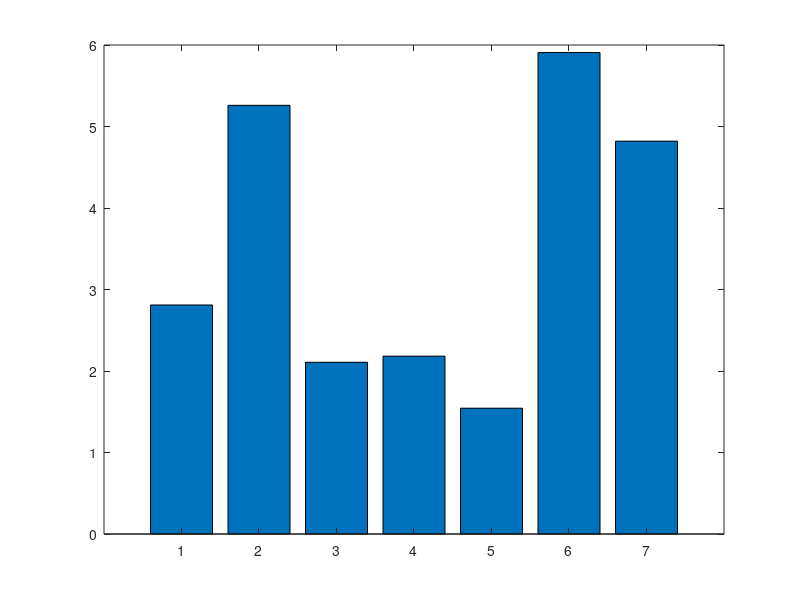

Reproduce this figure in MATLAB. (Note: this script raises an error after producing the figure.)
% Component Sizing Math

clc; clear; close all;

% LiOH
m_LiOH = 23.95; %g/mol
m_CO2 = 44.01; %g/mol

lioh_per_co2 = (2*m_LiOH)/m_CO2;
co2_per_lioh = 1/lioh_per_co2;


% Reference - Apollo 15-17 8hr LiOH Canister
m_tot_ref = 2.81; % kg - PLSS Cartridge from launch stowage
m_sorb_ref = 1.42; %kg - LiOH sorbent from Apollo journal
bed_utilization_8hrcanister = 0.50; % 50% reaction completion for 8hr EVA - from NASA tech report (19720017483)
bed_utilization_4hrcanister = 0.35;
% utilization: how lioh can become lithium carbonate
% removal efficiency: how much co2 can be captured

m_co2load_ref = m_sorb_ref * co2_per_lioh * bed_utilization_8hrcanister;

m_house_ref = m_tot_ref - m_sorb_ref;

%%%%%%%%%%%%%%%%%%%%%%%%%%%%%%%%%%%%%%%%%%%%%%%%%%%%%%%%%%%%%%%%%%%%%%%%%%%
% Mars model
m_co2load_mars = 0.91; %kg over 8hrs - from NEW EVA
scaling_ratio = m_co2load_mars/m_co2load_ref;

m_sorb_mars = m_sorb_ref * scaling_ratio;

m_house_mars = m_house_ref * (m_sorb_mars/m_sorb_ref)^(2/3); % scale up only volume, not thikness

m_tot_mars = m_sorb_mars + m_house_mars;


fprintf('m_tot_apollo = %g\n', m_tot_ref)
fprintf('m_tot_mars dry = %g\n', m_tot_mars)




%%%%%%%%%%%%%%%%%%%%%%%%%%%%%%%%%%%%%%%%%%%%%%%%%%%%%%%%%%%%%%%%%%%%%%%%%%%
% Segments! Splitting the 8hr upper bound directly in half to account for "short EVAs"
% Assume: short EVA = half of 8hr upper bound --> m_4hr_co2load = m_mars_co2_load/2
% 4 hour EVA:
m_co2load_4hrs = m_co2load_mars/2;

m_tot_ref_4hrs = 2.107; % kg - Apollo 11-14 (with charcoal filter - charcoal and ammonasorb do different jobs!)
m_sorb_ref_4hrs = 1.36; % kg - Apollo 11-14
m_co2load_ref_4hrs = m_sorb_ref_4hrs * co2_per_lioh * bed_utilization_4hrcanister;
m_house_ref_4hrs = m_tot_ref_4hrs - m_sorb_ref_4hrs;

scaling_ratio_4hrs = m_co2load_4hrs/m_co2load_ref_4hrs;

m4hr_sorb = m_sorb_ref_4hrs * scaling_ratio_4hrs;
m4hr_house = m_house_ref_4hrs * (m4hr_sorb/m_sorb_ref_4hrs)^(2/3); % scale up only volume, not thikness

m4hr_total = m4hr_sorb + m4hr_house;

fprintf('m_tot_mars_4hr dry = %g kg\n', m4hr_total)


% 30 min emergency:
CO2_95th_aero = 6.3122; % g/min - from NEWupperbound_EVA_co2.m
bed_utilization_30MINcanister = 0.3; % estimation
m30min_co2load = (((CO2_95th_aero)/1000)*30)/bed_utilization_30MINcanister; % co2 produced by 95th for 30 mins of aerobic
m30min_sorb = lioh_per_co2 * m30min_co2load;

m30min_house = m_house_mars * (m30min_sorb/m_sorb_mars)^(2/3);
m30min_total = m30min_sorb + m30min_house;
fprintf('m_tot_mars_30min dry = %g kg\n', m30min_total)


% 4:30 EVA
bed_utilization_430canister = 0.4; % estimation

m30min_co2_actual = (CO2_95th_aero/1000)*30;                 % kg actually absorbed
m_430_co2_actual  = m_co2load_4hrs + m30min_co2_actual;

m_430_sorb = (m_430_co2_actual)*lioh_per_co2/bed_utilization_430canister;
m_430_house = m_house_ref_4hrs * (m_430_sorb/m_sorb_ref_4hrs)^(2/3);
m430_total = m_430_house + m_430_sorb;

% Modular LiOH Setup
% option 1:
total_modular_mass1 = m4hr_total + m4hr_total + m30min_total;
fprintf('total modular 1 mass dry = %g kg\n', total_modular_mass1)

bed_utilization_MODcanister = 0.85; % estimation
m_sorb_mod = 2*(m4hr_sorb) + m30min_sorb;
m_co2load_mod = m_sorb_mod * co2_per_lioh * bed_utilization_MODcanister;

% option 2:
total_modular_mass2 = m4hr_total + m430_total;
fprintf('total modular 2 mass dry = %g kg\n', total_modular_mass2)




% Dry vs. Wet Mass
% Dry is what I've calculated
% Wet is that mass plus however much co2 is actually captured (depends on efficiency which is derived from dry mass)


% plot - cause I can
y = [m_tot_ref m_tot_mars+m30min_total m_tot_ref_4hrs m4hr_total m30min_total total_modular_mass1 total_modular_mass2];
b = bar(y);
b.FaceColor = 'flat';
b.CData = [0.2 0.2 0.2; 
           0.85 0.4 0.08;
           0.2 0.2 0.2;
           0.9 0.6 0.3;
           0.8 0.0 0.3;
           0.9 0.3 0.6;
           0.8 0.3 0.8];

xticks(1:7)
xticklabels({'Apollo 8 hr canister','Mars 8 hr canister','Apollo 4 hr canister','Mars 4 hr canister','Mars 30 min aerobic canister','Mars Modular total 1','Mars Modular total 2'})
xtickangle(15)
ylabel('Dry mass (kg)')
title('LiOH Canister Dry Mass Comparison')
grid on


%%%%%%%%%%%%%%%%%%%%%%%%%%%%%%%%%%%%%%%%%%%%%%%%%%%%%%%%%%%%%%%%%%%%%%%%%%%
% Volume
rho_bulk = 0.0004; % kg/cm^3
V_bed_ref = m_sorb_ref/rho_bulk;
V_bed_ref_4hrs = m_sorb_ref_4hrs/rho_bulk;

V_bed_mars = m_sorb_mars/rho_bulk;
V_bed_4hrs = m4hr_sorb/rho_bulk;
V_bed_430 = m_430_sorb/rho_bulk;

% size of Apollo 8hr and 4hr are same
volume_scale_factor = V_bed_mars/V_bed_ref;
volume_scale_factor_4hrs = V_bed_4hrs/V_bed_ref_4hrs;
volume_scale_factor_430 = V_bed_430/V_bed_ref;   % relative to the Apollo 15-17 bed

L_ref = 30.5; % cm long - Apollo journals
D_ref = 14; % cm in diameter - Apollo journals
V_ref = pi*L_ref*(D_ref/2)^2; % cm^3


V_mars = V_ref*volume_scale_factor;
L_mars = L_ref*(volume_scale_factor)^(1/3);
D_mars = D_ref*(volume_scale_factor)^(1/3);

V_4hr = (V_bed_4hrs)*volume_scale_factor_4hrs; % estimate
L_4hr = L_ref*(volume_scale_factor_4hrs)^(1/3); % cm
D_4hr = D_ref*(volume_scale_factor_4hrs)^(1/3);


V_430 = V_ref*volume_scale_factor_430;           % cm^3
L_430 = L_ref*(volume_scale_factor_430)^(1/3);
D_430 = D_ref*(volume_scale_factor_430)^(1/3);

L_mod2 = L_4hr+L_430;
D_mod2 = D_4hr+D_430;


fprintf('V_apollo = %gL\n', V_ref/1000)
fprintf('V_mars = %gL\n', V_mars/1000)
fprintf('V_4hr = %gL\n', V_4hr/1000)
fprintf('V_430 = %gL\n', V_430/1000)
fprintf('V_mod2 = %gL\n', (V_4hr+V_430)/1000)
